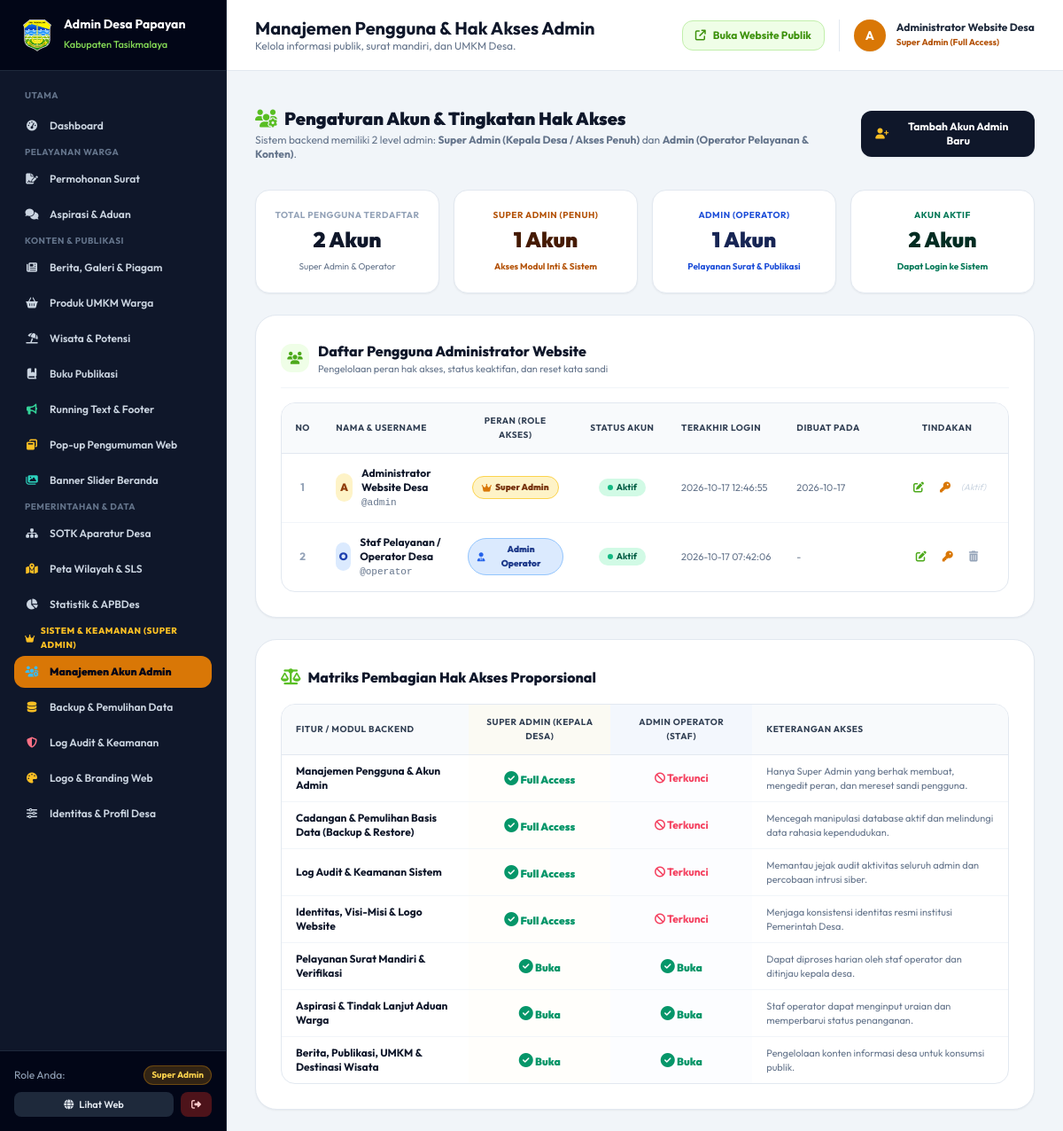
/admin/users (signed in), run on an earlier commit of the app's database.
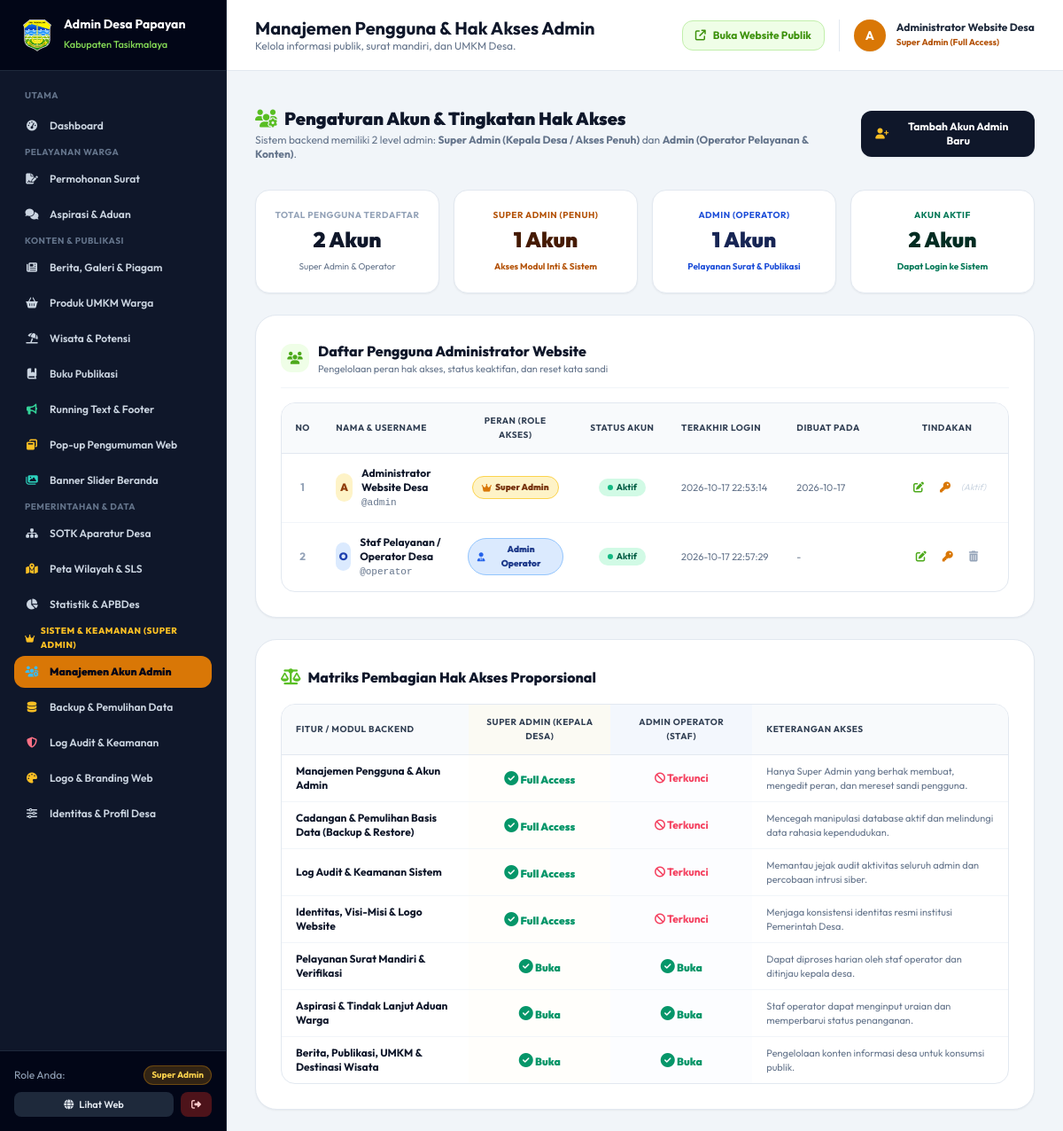
And on a later commit of the database.
### tables this page shows
CREATE TABLE users (
        id INTEGER PRIMARY KEY AUTOINCREMENT,
        username TEXT UNIQUE NOT NULL,
        password_hash TEXT NOT NULL,
        nama TEXT NOT NULL,
        role TEXT DEFAULT 'admin'
    , status TEXT DEFAULT 'aktif', last_login TIMESTAMP, created_at TIMESTAMP);

### app.py (the view)
@app.route('/admin/users')
@superadmin_required
def admin_users():
    conn = get_db()
    cursor = conn.cursor()
    cursor.execute("SELECT id, username, nama, role, status, last_login, created_at FROM users ORDER BY id ASC")
    users_list = [dict(r) for r in cursor.fetchall()]
    conn.close()
    return render_template('admin/users.html', users_list=users_list)

### app.py (called while the page is built, shortened)
@app.before_request
def track_visitor_hit():
    if request.method == 'GET' and not (
        request.path.startswith('/static') or
        request.path.startswith('/admin') or
        request.path.startswith('/api')
    ):
        try:
            record_visitor_hit()
        except Exception:
            pass

def superadmin_required(f):
    @wraps(f)
    def decorated_function(*args, **kwargs):
        if 'user_id' not in session:
            flash('Silakan login terlebih dahulu.', 'warning')
            return redirect(url_for('admin_login'))
        return f(*args, **kwargs)
    return decorated_function

### database.py (called while the page is built)
def get_db():
    conn = sqlite3.connect(DB_PATH)
    conn.row_factory = sqlite3.Row
    return conn

### security_engine.py (called while the page is built, shortened)
def get_client_ip():
    forwarded = request.headers.get('X-Forwarded-For')
    if forwarded:
        return forwarded.split(',')[0].strip()
    return request.headers.get('X-Real-IP', request.remote_addr or '127.0.0.1')

    def _cleanup(self, now):
        if now - self._last_cleanup < 60:
            return

### templates/admin/users.html (shortened to what the changed rows need)
{% extends "base_admin.html" %}
{% block header_title %}Manajemen Pengguna & Hak Akses Admin{% endblock %}
{% block content %}
<div class="space-y-6">
  <div class="flex flex-col sm:flex-row sm:items-center justify-between gap-4 pb-2">
    <div>
      <h2 class="text-xl font-black text-slate-900 flex items-center gap-2">
        <i class="fa-solid fa-users-gear text-brand-600"></i>
        <span>Pengaturan Akun & Tingkatan Hak Akses</span>
      </h2>
    </div>
  </div>
      {% set sa_count = [] %}
      {% set adm_count = [] %}
      {% set aktif_count = [] %}
  <div class="bg-white rounded-3xl p-6 sm:p-7 border border-slate-200 shadow-sm space-y-4">
    <div class="overflow-x-auto rounded-2xl border border-slate-200">
      <table class="w-full text-left text-xs border-collapse">
        <thead class="bg-slate-50 text-slate-700 font-extrabold uppercase text-[10px] tracking-wider border-b border-slate-200">
          <tr>
            <th class="py-3 px-3.5 w-12 text-center">No</th>
            <th class="py-3 px-3.5">Nama & Username</th>
            <th class="py-3 px-3.5 w-36 text-center">Peran (Role Akses)</th>
            <th class="py-3 px-3.5 w-28 text-center">Status Akun</th>
            <th class="py-3 px-3.5 w-36">Terakhir Login</th>
            <th class="py-3 px-3.5 w-32">Dibuat Pada</th>
            <th class="py-3 px-3.5 w-36 text-center">Tindakan</th>
          </tr>
        </thead>
        <tbody class="divide-y divide-slate-100 text-slate-700">
          {% for u in users_list %}
          <tr class="hover:bg-slate-50/70 transition">
            <td class="py-3.5 px-3.5 text-center font-bold text-slate-400">{{ loop.index }}</td>
            <td class="py-3.5 px-3.5">
              <div class="flex items-center gap-2.5">
                <div class="w-8 h-8 rounded-xl {% if u.role == 'superadmin' %}bg-amber-100 text-amber-800{% else %}bg-blue-100 text-blue-800{% endif %} flex items-center justify-center font-black text-xs">
                  {{ u.username[0].upper() }}
                </div>
                <div>
                  <strong class="text-slate-900 text-xs block">{{ u.nama }}</strong>
                  <span class="font-mono text-[11px] text-slate-500">@{{ u.username }}</span>
                </div>
              </div>
            </td>
            <td class="py-3.5 px-3.5 text-center">
              {% if u.role == 'superadmin' %}
                <span class="inline-flex items-center gap-1 px-2.5 py-1 rounded-full bg-amber-100 text-amber-900 font-black text-[10px] border border-amber-300">
                  <i class="fa-solid fa-crown text-amber-600"></i> Super Admin
                </span>
              {% else %}
                <span class="inline-flex items-center gap-1 px-2.5 py-1 rounded-full bg-blue-100 text-blue-900 font-black text-[10px] border border-blue-300">
                  <i class="fa-solid fa-user-tie text-blue-600"></i> Admin Operator
                </span>
              {% endif %}
            </td>
            <td class="py-3.5 px-3.5 text-center">
              {% if u.status == 'aktif' %}
                <span class="inline-flex items-center gap-1 px-2.5 py-0.5 rounded-full bg-emerald-100 text-emerald-800 font-bold text-[10px]">
                  <span class="w-1.5 h-1.5 rounded-full bg-emerald-500 animate-pulse"></span> Aktif
                </span>
              {% else %}
                <span class="inline-flex items-center gap-1 px-2.5 py-0.5 rounded-full bg-slate-200 text-slate-600 font-bold text-[10px]">
                  Nonaktif
                </span>
              {% endif %}
            </td>
            <td class="py-3.5 px-3.5 text-[11px] text-slate-500">
              {{ u.last_login or 'Belum pernah login' }}
            </td>
            <td class="py-3.5 px-3.5 text-[11px] text-slate-500">
              {{ u.created_at[:10] if u.created_at else '-' }}
            </td>
            <td class="py-3.5 px-3.5 text-center">
              <div class="flex items-center justify-center gap-1.5">
                <button type="button" onclick="bukaModalEditUser({{ u.id }})"
                        class="p-1.5 rounded-lg text-brand-700 hover:bg-brand-50 transition" title="Edit Peran & Status">
                  <i class="fa-solid fa-pen-to-square"></i>
                </button>
                <button type="button" onclick="bukaModalResetPassword({{ u.id }}, '{{ u.username|escape }}')"
                        class="p-1.5 rounded-lg text-amber-600 hover:bg-amber-50 transition" title="Reset Kata Sandi">
                  <i class="fa-solid fa-key"></i>
                </button>
                {% if u.id != session.get('user_id') %}
                <form method="POST" action="{{ url_for('admin_users_hapus', id=u.id) }}" onsubmit="return confirm('Hapus akun pengguna @{{ u.username }}?');" class="inline">
                  <button type="submit" class="p-1.5 rounded-lg text-slate-400 hover:text-rose-600 hover:bg-rose-50 transition" title="Hapus Pengguna">
                    <i class="fa-solid fa-trash-can"></i>
                  </button>
                </form>
                {% else %}
                <span class="text-[10px] text-slate-300 italic" title="Akun Anda sedang digunakan">(Aktif)</span>
                {% endif %}
              </div>
            </td>
          </tr>
          {% endfor %}
        </tbody>
      </table>
    </div>
  </div>
  <div class="bg-white rounded-3xl p-6 sm:p-7 border border-slate-200 shadow-sm space-y-4">
    <div class="overflow-x-auto rounded-2xl border border-slate-200">
      <table class="w-full text-left text-xs border-collapse">
        <thead class="bg-slate-50 text-slate-700 font-extrabold uppercase text-[10px] tracking-wider border-b border-slate-200">
          <tr>
            <th class="py-3 px-4">Fitur / Modul Backend</th>
            <th class="py-3 px-4 text-center w-40 bg-amber-50/50">Super Admin (Kepala Desa)</th>
            <th class="py-3 px-4 text-center w-40 bg-blue-50/50">Admin Operator (Staf)</th>
            <th class="py-3 px-4">Keterangan Akses</th>
          </tr>
        </thead>
      </table>
    </div>
  </div>
</div>
{% endblock %}

### templates/base_admin.html (shortened to what the changed rows need)
<!DOCTYPE html>
<html lang="id">
<head>
  <link rel="stylesheet" href="https://cdnjs.cloudflare.com/ajax/libs/font-awesome/6.5.1/css/all.min.css" />
  <script src="https://cdn.tailwindcss.com"></script>
</head>
<body class="bg-slate-100 text-slate-800 antialiased flex h-screen overflow-hidden">
  <aside class="w-64 bg-slate-900 text-slate-300 flex flex-col flex-shrink-0 border-r border-slate-800 transition-all duration-300">
    <div class="h-20 flex items-center gap-3 px-6 bg-slate-950 border-b border-slate-800">
      <div>
        <h2 class="text-white font-bold text-sm leading-tight">Admin Desa {{ profil_global.nama_desa or 'Papayan' }}</h2>
      </div>
    </div>
  </aside>
  <div class="flex-1 flex flex-col h-screen overflow-hidden">
    <header class="h-20 bg-white border-b border-slate-200 flex items-center justify-between px-8 flex-shrink-0">
      <div>
        <h1 class="text-xl font-bold text-slate-900 leading-tight">{% block header_title %}Dashboard Pengelolaan Desa{% endblock %}</h1>
      </div>
      <div class="flex items-center gap-4">
        <div class="flex items-center gap-3 pl-4 border-l border-slate-200">
          <div class="hidden sm:block text-left text-xs">
            <span class="font-bold text-slate-800 block">{{ session.get('nama', 'Administrator') }}</span>
            <span class="{% if session.get('role') == 'superadmin' %}text-amber-700 font-bold{% else %}text-slate-400{% endif %} text-[10px]">
              {% if session.get('role') == 'superadmin' %}Super Admin (Full Access){% else %}Admin Operator Pelayanan{% endif %}
            </span>
          </div>
        </div>
      </div>
    </header>
    <main class="flex-1 overflow-y-auto px-8 py-6">
      {% block content %}{% endblock %}
    </main>
  </div>
</body>
</html>

What changed in the data, as far as the page shows it:
changed users "Administrator Website Desa": last_login "2026-10-17 12:46:55" → "2026-10-17 22:53:14"
changed users "Staf Pelayanan / Operator Desa": last_login "2026-10-17 07:42:06" → "2026-10-17 22:57:29"
